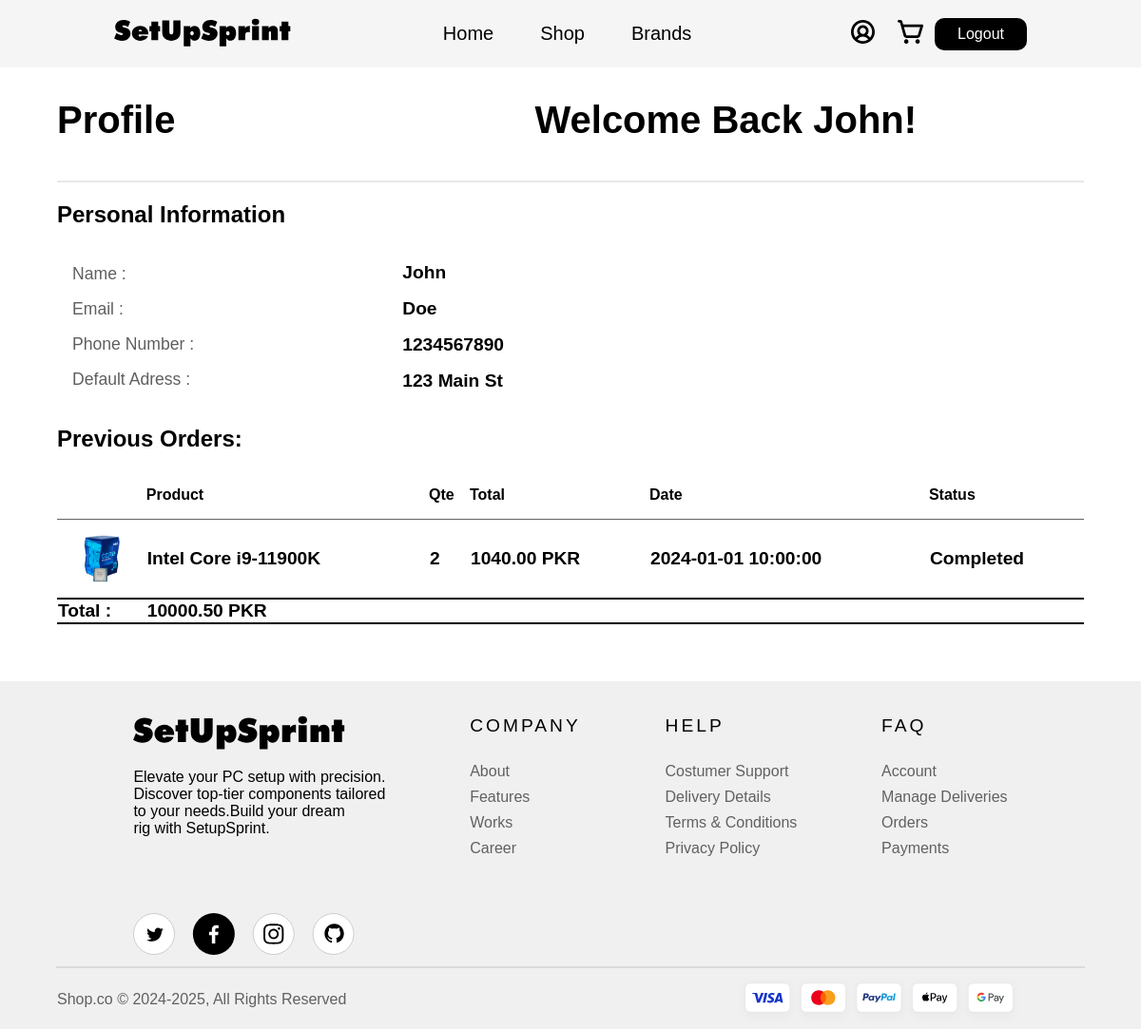
Screenshot of /pages/profilePage.php (signed in) with the database file from the repository.
### tables this page shows
CREATE TABLE orderdetail (
  OrderDetailID int(11) NOT NULL AUTO_INCREMENT,
  OrderID int(11),
  ProductID int(11),
  Quantity int(11),
  Subtotal decimal(10,2),
  PRIMARY KEY (OrderDetailID),
  KEY OrderID (OrderID),
  KEY ProductID (ProductID),
  CONSTRAINT orderdetail_ibfk_1 FOREIGN KEY (OrderID) REFERENCES orders (OrderID),
  CONSTRAINT orderdetail_ibfk_2 FOREIGN KEY (ProductID) REFERENCES product (ProductID)
);

CREATE TABLE product (
  ProductID int(11) NOT NULL AUTO_INCREMENT,
  ProductName varchar(255) NOT NULL,
  Description text,
  Category text,
  SupplierID varchar(100),
  OldPrice decimal(10,2) NOT NULL,
  SpecialPrice decimal(10,2),
  QuantityInStock int(11),
  DateAdded date,
  LastUpdated timestamp NOT NULL DEFAULT current_timestamp() ON UPDATE current_timestamp(),
  Discount decimal(5,2),
  ImageURL varchar(255),
  Rating decimal(3,2),
  Status varchar(20),
  Brand varchar(40),
  PRIMARY KEY (ProductID)
);

CREATE TABLE orders (
  OrderID int(11) NOT NULL AUTO_INCREMENT,
  ClientID int(11),
  OrderDate timestamp NOT NULL DEFAULT current_timestamp() ON UPDATE current_timestamp(),
  TotalAmount decimal(10,2),
  OrderStatus varchar(20),
  PRIMARY KEY (OrderID),
  KEY ClientID (ClientID),
  CONSTRAINT orders_ibfk_1 FOREIGN KEY (ClientID) REFERENCES clients (ClientID)
);

### loaders/profilePastOrdersLoader.php (the view)
<?php
    include "../includes/database.php" ;
    $sql = "SELECT * FROM Orders WHERE ClientID = ?" ;
    $stm = $connect->prepare($sql);
    $stm->execute([$_SESSION['ClientID']]);
    $orders = $stm->fetchAll(PDO::FETCH_ASSOC);
        foreach ($orders as $order) {
            $query = "SELECT P.ProductName ,P.ImageURL,OD.Subtotal,OD.Quantity FROM OrderDetail AS OD, Product AS P WHERE OrderID = ? AND P.ProductID = OD.ProductID";
            $stt = $connect->prepare($query);
            $stt->execute([$order['OrderID']]);
            $products = $stt->fetchAll(PDO::FETCH_ASSOC);
            foreach($products as $product){ ?>
                <tr>
                <td class="pr-i"><img src="../assets/images/<?php echo $product['ProductName']?>.jpg" alt="<?php echo $product['ProductName']?>" class="prd-img" style="width: 50px; height: 50px;"></td>
                    <td><?php echo $product['ProductName']?></td>
                    <td><?php echo $product['Quantity']?></td>
                    <td><?php echo $product['Subtotal']?> PKR</td>
                    <td><?php echo $order['OrderDate']?></td>
                    <td><?php echo $order['OrderStatus']?></td>
                </tr>
            <?php } ?>
                <tr class="line">
                    <td>Total : </td>
                    <td><?php echo $order['TotalAmount']?> PKR</td>
                </tr>
    <?php } ?>

### assets/css/style1.css (style rules this page uses)
table tbody tr { border-top: 1px solid rgba(0, 0, 0, 0.612); margin: 1dvh; }
table tbody td { font-size: 1.2rem; font-weight: bold; }
table .pr-i { height: 4dvh; padding: 2dvh 0; }
.line { font-weight: bold; border-top: 2px solid black; border-bottom: 2px solid black; }

### assets/css/style.css (style rules this page uses)
body { padding: 0; margin: 0; box-sizing: border-box; font-family: 'Satoshi', sans-serif; }
.prd-img { display: block; margin-left: auto; margin-right: auto; width: 80%; height: fit-content; }

### rows the page displays
orders: TotalAmount "10000.50"
orderdetail: ProductID.ProductName (picture), ProductID.ProductName "Intel Core i9-11900K", Quantity "2", Subtotal "1040.00", OrderID.OrderDate "2024-01-01 10:00:00", OrderID.OrderStatus "Completed"

### other values shown
$_SESSION["userFname"] "John"
$_SESSION["userLname"] "Doe"
$_SESSION["phone"] "1234567890"
$_SESSION["address"] "123 Main St"
